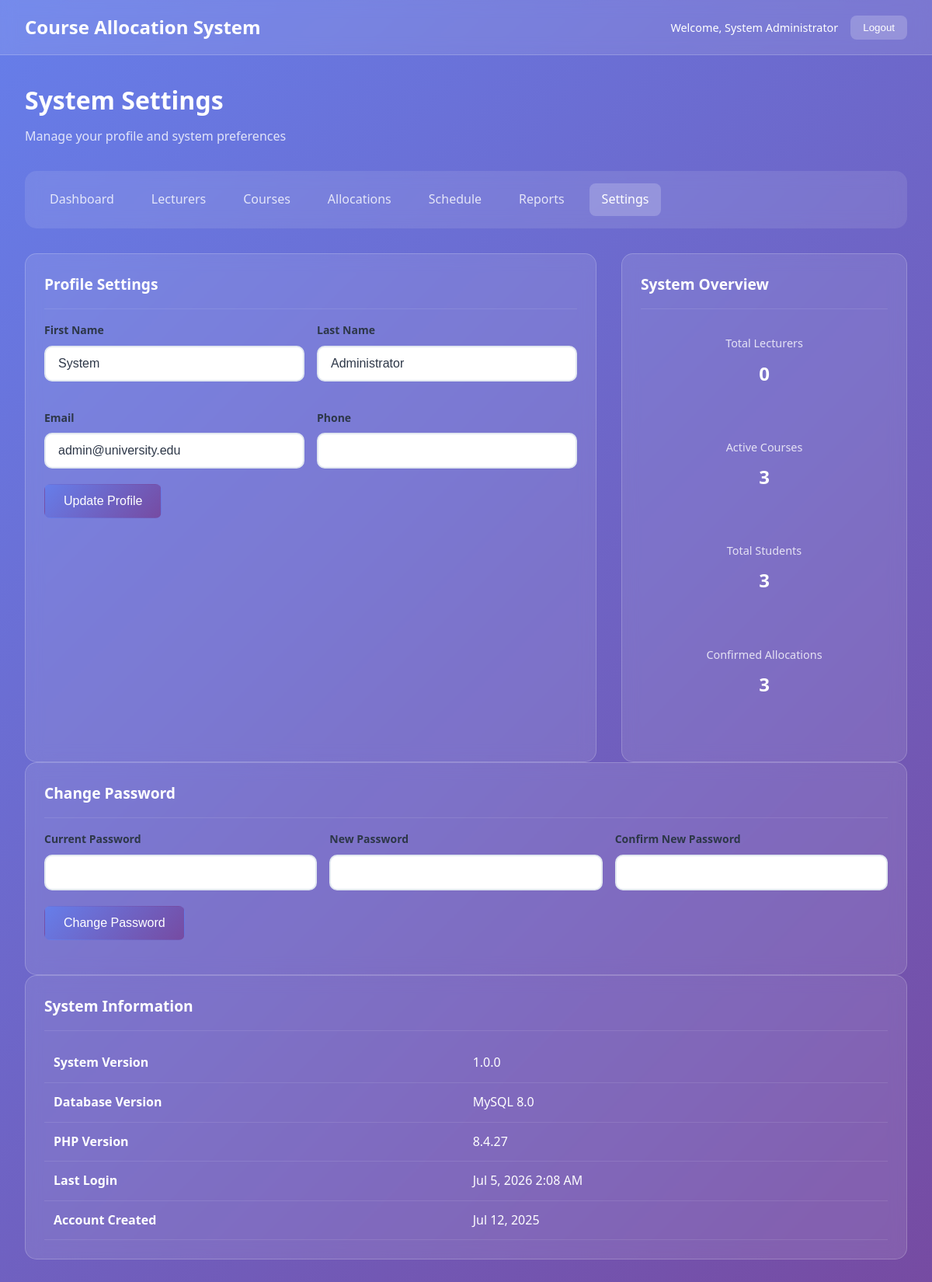
Screenshot of /admin/settings.php (signed in) with the database file from the repository.
### tables this page shows
CREATE TABLE `users` (
  `id` int(11) NOT NULL,
  `username` varchar(50) NOT NULL,
  `email` varchar(100) NOT NULL,
  `password` varchar(255) NOT NULL,
  `role` enum('admin','lecturer') NOT NULL,
  `first_name` varchar(50) NOT NULL,
  `last_name` varchar(50) NOT NULL,
  `phone` varchar(20) DEFAULT NULL,
  `department` varchar(100) DEFAULT NULL,
  `created_at` timestamp NOT NULL DEFAULT current_timestamp(),
  `updated_at` timestamp NOT NULL DEFAULT current_timestamp() ON UPDATE current_timestamp()
);

### admin/settings.php (the view, shortened to what this page needs)
<?php
$database = new Database();
$db = $database->getConnection();
$user_id = $_SESSION['user_id'];
$query = "SELECT * FROM users WHERE id = :id";
$stmt = $db->prepare($query);
$stmt->bindParam(':id', $user_id);
$stmt->execute();
$current_user = $stmt->fetch(PDO::FETCH_ASSOC);
$query = "SELECT
    (SELECT COUNT(*) FROM users WHERE role = 'lecturer') as total_lecturers,
    (SELECT COUNT(*) FROM courses WHERE status = 'active') as total_courses,
    (SELECT COUNT(*) FROM students) as total_students,
    (SELECT COUNT(*) FROM course_allocations WHERE status = 'confirmed') as total_allocations";
$stmt = $db->prepare($query);
$stmt->execute();
$system_stats = $stmt->fetch(PDO::FETCH_ASSOC);
?>
<!DOCTYPE html>
<html lang="en">
<head>
    <link rel="stylesheet" href="../assets/css/style.css">
</head>
<body class="dashboard">
    <nav class="navbar">
        <div class="navbar-content">
            <a href="dashboard.php" class="navbar-brand">Course Allocation System</a>
            <div class="navbar-user">
                <span class="user-info">Welcome, <?php echo htmlspecialchars($_SESSION['first_name'] . ' ' . $_SESSION['last_name']); ?></span>
                <button class="logout-btn">Logout</button>
            </div>
        </div>
    </nav>
    <div class="main-content">
        <div class="page-header">
            <h1 class="page-title">System Settings</h1>
            <p class="page-subtitle">Manage your profile and system preferences</p>
        </div>
        <nav class="nav-menu">
            <div class="nav-links">
                <a href="dashboard.php" class="nav-link">Dashboard</a>
                <a href="lecturers.php" class="nav-link">Lecturers</a>
                <a href="courses.php" class="nav-link">Courses</a>
                <a href="allocations.php" class="nav-link">Allocations</a>
                <a href="add_schedule.php" class="nav-link">Schedule</a>
                <a href="reports.php" class="nav-link">Reports</a>
                <a href="settings.php" class="nav-link active">Settings</a>
            </div>
        </nav>
        <div class="content-grid">
            <div class="content-card">
                <div class="card-header">
                    <h2 class="card-title">Profile Settings</h2>
                </div>
                <form method="POST">
                    <div class="form-grid">
                        <div class="form-group">
                            <label for="first_name">First Name</label>
                            <input type="text" id="first_name" name="first_name" value="<?php echo htmlspecialchars($current_user['first_name']); ?>" required>
                        </div>
                        <div class="form-group">
                            <label for="last_name">Last Name</label>
                            <input type="text" id="last_name" name="last_name" value="<?php echo htmlspecialchars($current_user['last_name']); ?>" required>
                        </div>
                        <div class="form-group">
                            <label for="email">Email</label>
                            <input type="email" id="email" name="email" value="<?php echo htmlspecialchars($current_user['email']); ?>" required>
                        </div>
                        <div class="form-group">
                            <label for="phone">Phone</label>
                            <input type="tel" id="phone" name="phone" value="<?php echo htmlspecialchars($current_user['phone'] ?: ''); ?>">
                        </div>
                    </div>
                    <div class="form-group">
                        <button type="submit" class="btn btn-primary">Update Profile</button>
                    </div>
                </form>
            </div>
            <div class="content-card">
                <div class="card-header">
                    <h2 class="card-title">System Overview</h2>
                </div>
                <div class="stats-grid">
                    <div class="stat-item">
                        <div class="stat-label">Total Lecturers</div>
                        <div class="stat-value"><?php echo $system_stats['total_lecturers']; ?></div>
                    </div>
                    <div class="stat-item">
                        <div class="stat-label">Active Courses</div>
                        <div class="stat-value"><?php echo $system_stats['total_courses']; ?></div>
                    </div>
                    <div class="stat-item">
                        <div class="stat-label">Total Students</div>
                        <div class="stat-value"><?php echo $system_stats['total_students']; ?></div>
                    </div>
                    <div class="stat-item">
                        <div class="stat-label">Confirmed Allocations</div>
                        <div class="stat-value"><?php echo $system_stats['total_allocations']; ?></div>
                    </div>
                </div>
            </div>
        </div>
        <div class="content-card">
            <div class="card-header">
                <h2 class="card-title">Change Password</h2>
            </div>
            <form method="POST">
                <div class="form-grid">
                    <div class="form-group">
                        <label for="current_password">Current Password</label>
                        <input type="password" id="current_password" name="current_password" required>
                    </div>
                    <div class="form-group">
                        <label for="new_password">New Password</label>
                        <input type="password" id="new_password" name="new_password" required>
                    </div>
                    <div class="form-group">
                        <label for="confirm_password">Confirm New Password</label>
                        <input type="password" id="confirm_password" name="confirm_password" required>
                    </div>
                </div>
                <div class="form-group">
                    <button type="submit" class="btn btn-primary">Change Password</button>
                </div>
            </form>
        </div>
        <div class="content-card">
            <div class="card-header">
                <h2 class="card-title">System Information</h2>
            </div>
            <table class="data-table">
                <tbody>
                    <tr>
                        <td><strong>System Version</strong></td>
                        <td>1.0.0</td>
                    </tr>
                    <tr>
                        <td><strong>Database Version</strong></td>
                        <td>MySQL 8.0</td>
                    </tr>
                    <tr>
                        <td><strong>PHP Version</strong></td>
                        <td><?php echo phpversion(); ?></td>
                    </tr>
                    <tr>
                        <td><strong>Last Login</strong></td>
                        <td><?php echo date('M j, Y g:i A'); ?></td>
                    </tr>
                    <tr>
                        <td><strong>Account Created</strong></td>
                        <td><?php echo date('M j, Y', strtotime($current_user['created_at'])); ?></td>
                    </tr>
                </tbody>
            </table>
        </div>
    </div>
</body>
</html>

### assets/css/style.css (style rules this page uses)
* { margin: 0; padding: 0; box-sizing: border-box; }
body { font-family: "Segoe UI", Tahoma, Geneva, Verdana, sans-serif; line-height: 1.6; color: #333; background: linear-gradient(135deg, #667eea 0%, #764ba2 100%); min-height: 100vh; }
.form-group { margin-bottom: 20px; }
.form-group label { display: block; margin-bottom: 8px; color: #2d3748; font-weight: 600; font-size: 14px; }
.form-group input, .form-group select, .form-group textarea { width: 100%; padding: 12px 16px; border: 2px solid #e2e8f0; border-radius: 10px; font-size: 16px; color: #2d3748; background: #ffffff; transition: all 0.3s ease; }
.form-group input::placeholder, .form-group textarea::placeholder { color: #a0aec0; font-size: 14px; }
.dashboard { min-height: 100vh; background: linear-gradient(135deg, #667eea 0%, #764ba2 100%); }
.navbar { background: rgba(255, 255, 255, 0.1); backdrop-filter: blur(10px); padding: 1rem 2rem; border-bottom: 1px solid rgba(255, 255, 255, 0.2); }
.navbar-content { display: flex; justify-content: space-between; align-items: center; max-width: 1200px; margin: 0 auto; }
.navbar-brand { color: white; font-size: 1.5rem; font-weight: bold; text-decoration: none; }
.navbar-user { display: flex; align-items: center; gap: 1rem; }
.user-info { color: white; font-size: 0.9rem; }
.logout-btn { background: rgba(255, 255, 255, 0.2); color: white; border: none; padding: 0.5rem 1rem; border-radius: 8px; cursor: pointer; transition: background 0.3s ease; }
.main-content { padding: 2rem; max-width: 1200px; margin: 0 auto; }
.page-header { margin-bottom: 2rem; }
.page-title { color: white; font-size: 2rem; margin-bottom: 0.5rem; }
.page-subtitle { color: rgba(255, 255, 255, 0.8); font-size: 1rem; }
.stats-grid { display: grid; grid-template-columns: repeat(auto-fit, minmax(250px, 1fr)); gap: 1.5rem; margin-bottom: 2rem; }
.stat-value { color: white; font-size: 2rem; font-weight: bold; margin-bottom: 0.5rem; }
.content-grid { display: grid; grid-template-columns: 2fr 1fr; gap: 2rem; }
.content-card { background: rgba(255, 255, 255, 0.1); backdrop-filter: blur(10px); border-radius: 15px; padding: 1.5rem; border: 1px solid rgba(255, 255, 255, 0.2); }
.card-header { display: flex; justify-content: space-between; align-items: center; margin-bottom: 1rem; padding-bottom: 1rem; border-bottom: 1px solid rgba(255, 255, 255, 0.1); }
.card-title { color: white; font-size: 1.2rem; font-weight: 600; }
.data-table { width: 100%; border-collapse: collapse; }
.data-table th, .data-table td { padding: 0.75rem; text-align: left; border-bottom: 1px solid rgba(255, 255, 255, 0.1); }
.data-table td { color: white; }
.nav-menu { background: rgba(255, 255, 255, 0.1); backdrop-filter: blur(10px); border-radius: 15px; padding: 1rem; margin-bottom: 2rem; }
.nav-links { display: flex; gap: 1rem; flex-wrap: wrap; }
.nav-link { color: rgba(255, 255, 255, 0.8); text-decoration: none; padding: 0.5rem 1rem; border-radius: 8px; transition: all 0.3s ease; }
.nav-link:hover, .nav-link.active { background: rgba(255, 255, 255, 0.2); color: white; }
.form-grid { display: grid; grid-template-columns: repeat(auto-fit, minmax(250px, 1fr)); gap: 1rem; }
.btn { padding: 0.75rem 1.5rem; border: none; border-radius: 8px; font-size: 1rem; font-weight: 500; cursor: pointer; transition: all 0.3s ease; text-decoration: none; display: inline-block; text-align: center; }
.btn-primary { background: linear-gradient(135deg, #667eea 0%, #764ba2 100%); color: white; border: 1px solid transparent; }

### admin/settings.php (style rules this page uses)
.stat-item { text-align: center; padding: 1rem; }
.stat-label { color: rgba(255, 255, 255, 0.8); font-size: 0.9rem; margin-bottom: 0.5rem; }
.stat-value { color: white; font-size: 1.5rem; font-weight: bold; }

### rows the page displays
users: first_name "System", last_name "Administrator", email "admin@university.edu", created_at "Jul 12, 2025"

### other values shown
$_SESSION['first_name'] . ' ' . $_SESSION['last_name'] "System Administrator"
$system_stats['total_lecturers'] "0"
$system_stats['total_courses'] "3"
$system_stats['total_students'] "3"
$system_stats['total_allocations'] "3"
phpversion() "8.4.27"
